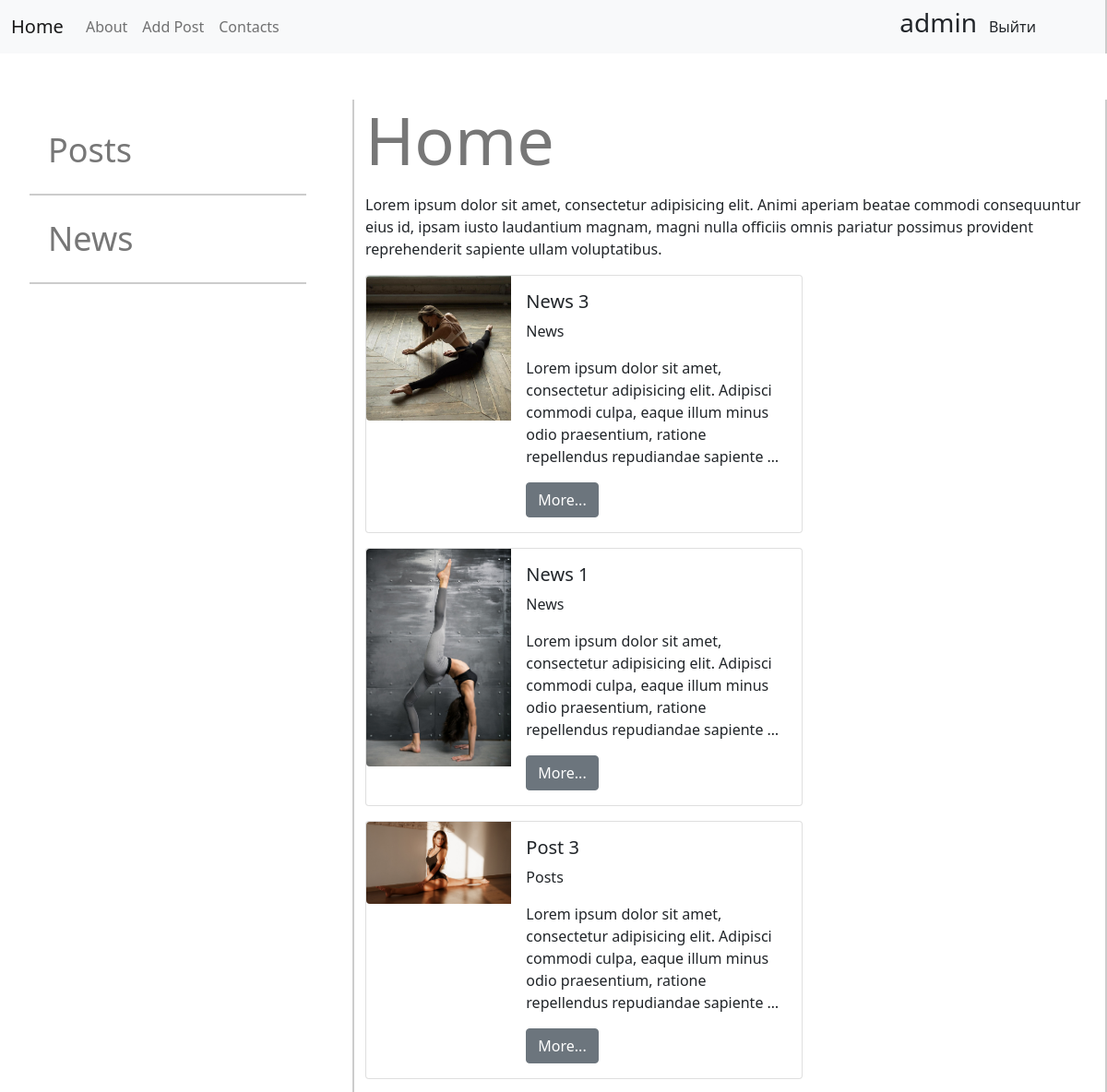
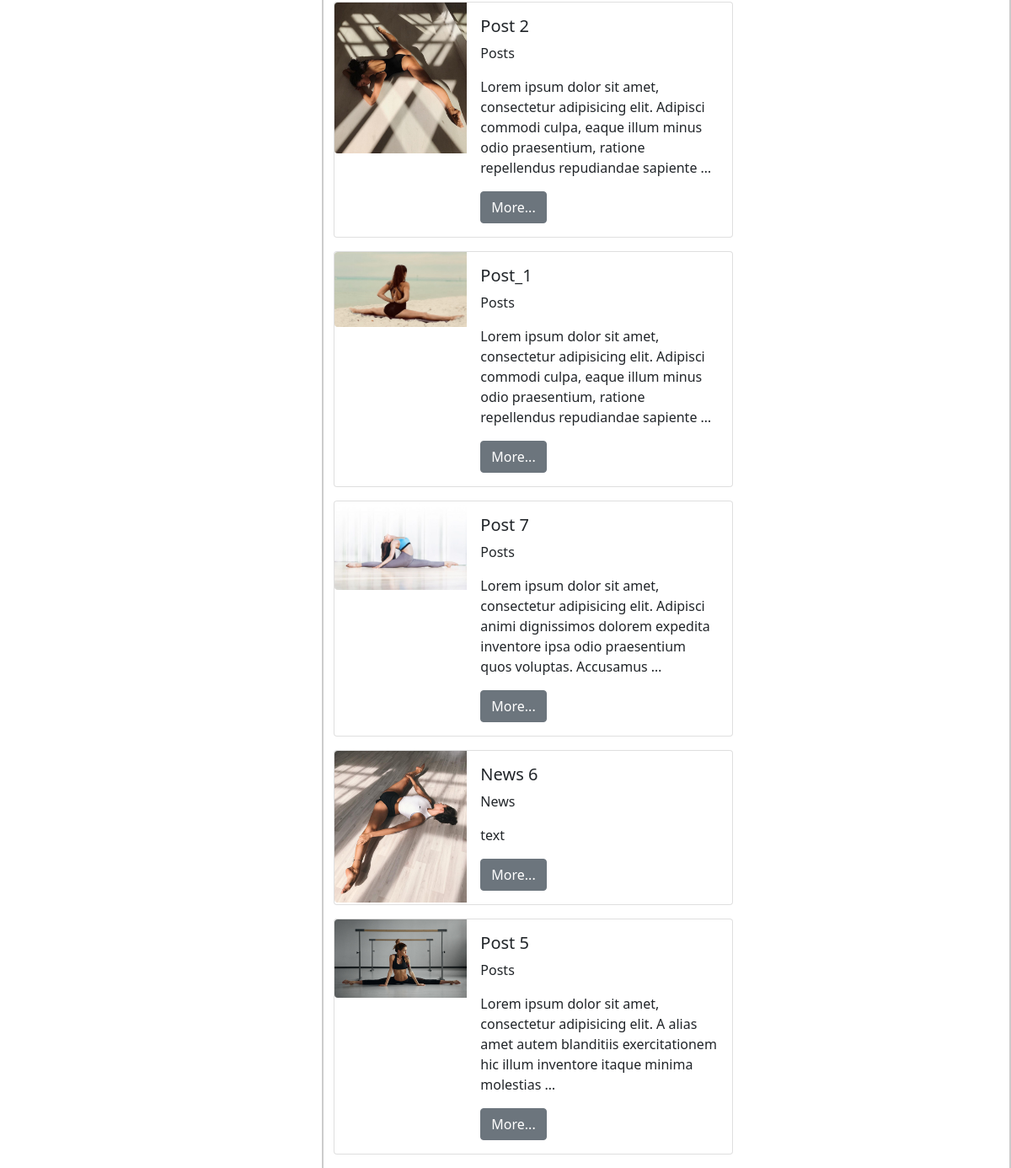
The app's page / (signed in) with its own data (2 pictures, top to bottom).
### news/models.py (models this page shows, shortened)
class Category(models.Model):
    title = models.CharField(max_length=150, db_index=True, verbose_name='заголовок')
    slug = models.SlugField(max_length=150, unique=True, db_index=True, verbose_name='URL')
    def __str__(self):
        return self.title
    def get_absolute_url(self):
        return reverse('category', kwargs={'cat_slug': self.slug})
    class Meta:
        verbose_name = 'Categorys'
        verbose_name_plural = 'Categorys'
        ordering = ['pk']

class Post(models.Model):
    title = models.CharField(max_length=150, verbose_name='заголовок')
    slug = models.SlugField(max_length=150, unique=True, db_index=True, verbose_name='URL')
    content = models.TextField(max_length=1000, blank=True, verbose_name='текст')
    photo = models.ImageField(upload_to="photos/%Y/%m/%d/", verbose_name='фото')
    time_create = models.TimeField(auto_now_add=True, verbose_name='дата создания')
    time_update = models.TimeField(auto_now=True, verbose_name='дата изминения')
    is_published = models.BooleanField(default=True, verbose_name='публикация')
    cat = models.ForeignKey('Category', on_delete=models.PROTECT, verbose_name='категория')
    def get_absolute_url(self):
        return reverse('post', kwargs={'post_slug': self.slug})
    class Meta:
        verbose_name = 'Posts'
        verbose_name_plural = 'Posts'
        ordering = ['-time_update', 'pk']

### news/views.py (the view)
# urls.py: path('', PostHome.as_view(), name='home'),
class PostHome(LoginRequiredMixin, DataMixin, ListView):
    model = Post
    template_name = 'news/index.html'
    context_object_name = 'content'
    login_url = reverse_lazy('login')
    def get_context_data(self, *, object_list=None, **kwargs):
        context = super().get_context_data(**kwargs)
        c_def = self.get_user_context(title='Home')
        context = dict(list(context.items()) + list(c_def.items()))
        return context
    def get_queryset(self):
        return Post.objects.filter(is_published=True).select_related('cat')

### news/templatetags/news_tags.py (called while the page is built)
@register.inclusion_tag('news/header/navbar.html')
def show_navbar():
    category = Category.objects.all()
    return {'category': category}

### news/utils.py (called while the page is built)
    def get_user_context(self, **kwargs):
        context = kwargs
        cats = Category.objects.all()
        context['cats'] = cats
        context['menu'] = pages
        return context

### news/templates/news/index.html (shortened to what this page needs)
{% extends 'news/base.html' %}
{% block title %}
<p>
    {{title}}
</p>
{% endblock %}
{% block content %}
<p>
    Lorem ipsum dolor sit amet, consectetur adipisicing elit. Animi aperiam beatae commodi consequuntur eius id, ipsam
    iusto laudantium magnam, magni nulla officiis omnis pariatur possimus provident reprehenderit sapiente ullam
    voluptatibus.
</p>
{% for item in content %}
<div class="card mb-3" style="max-width: 60%;">
    <div class="row g-0">
        <div class="col-md-4">
            {% if item.photo %}
            <img src="{{ item.photo.url }}" class="img-fluid rounded-start" alt="...">
            {% endif %}
        </div>
        <div class="col-md-8">
            <div class="card-body">
                <h5 class="card-title">{{item.title}}</h5><span>{{item.cat}}</span>
                <p class="card-text">{{item.content|linebreaks|truncatewords:20}}</p>
                <a href="{{ item.get_absolute_url }}" class="btn btn-secondary">More...</a>
            </div>
        </div>
    </div>
</div>
{% endfor %}
{% endblock %}

### news/templates/news/base.html (shortened to what this page needs)
{% load static %}
{% load news_tags %}
<!doctype html>
<html lang="en">
<head>
    <link href="https://cdn.jsdelivr.net/npm/bootstrap@5.1.3/dist/css/bootstrap.min.css" rel="stylesheet"
>
    <link type="text/css" rel="stylesheet" href="{% static 'news/css/base.css' %}">
</head>
<body>
<header class="header">
    <nav class="navbar navbar-expand-lg navbar-light bg-light">
        <div class="container-fluid">
            <a class="navbar-brand" href="{% url 'home' %}">Home</a>
            <div class="collapse navbar-collapse" id="navbarSupportedContent">
                <ul class="navbar-nav me-auto mb-2 mb-lg-0">
                    {% for item in menu %}
                    <li class="nav-item">
                        <a class="nav-link" href="{% url item.href %}">{{item.title}}</a>
                    </li>
                    {% endfor %}
                </ul>
                {% if request.user.is_authenticated %}
                     <h3>{{user.username}}</h3>
                    <a class="btn btn-outline" href="{% url 'logout' %}">Выйти</a>
                {% else %}
                    <a class="btn btn-outline" href="{% url 'register' %}" type="button">Регистрация</a>
                    <a class="btn btn-outline" href="{% url 'login' %}" type="button">Войти</a>
                {% endif %}
            </div>
        </div>
    </nav>
</header>
<div class="wrapper">
    {% show_navbar %}
    <main class="container">
        <h1>{% block title %} {% endblock %}</h1>
        {% block content %}
        {% endblock %}
    </main>
</div>
</body>
</html>

### news/templates/news/header/navbar.html
 <ul class="navbar">
        {% for item in category %}
         <li class="navbar_item">
            <a class="link" href="{{item.get_absolute_url}}">{{item.title}}</a>
        </li>
        {% endfor %}
 </ul>

### news/static/news/css/base.css (style rules this page uses)
.wrapper { display: flex; }
main { min-height: 100vh; border-right: 2px solid #ccc; }
h1 { font-size: 72px; color: rgb(119, 119, 119); }
.header { margin-bottom: 50px; }
.navbar { padding-right: 50px; display: flex; flex-direction: column; justify-content: start; align-items: stretch; border-right: 2px solid #ccc; margin-bottom: 0; }
.navbar_item { padding: 20px; border-bottom: 2px solid #ccc; list-style: none; width: 300px; cursor: pointer; }
.link { color: rgb(119, 119, 119); font-weight: 500; text-decoration: none; display: block; font-size: 36px; width: 100%; }

### records on screen
Category: title "Posts"
Category: title "News"
Post: photo (picture), title "News 3", cat "News", content "Lorem ipsum dolor sit amet, consectetur adipisicing elit. Adipisci commodi culpa, eaque illum minus odio praesentium, ratione repellendus repudiandae sapiente …"
Post: photo (picture), title "News 1", cat "News", content "Lorem ipsum dolor sit amet, consectetur adipisicing elit. Adipisci commodi culpa, eaque illum minus odio praesentium, ratione repellendus repudiandae sapiente …"
Post: photo (picture), title "Post 3", cat "Posts", content "Lorem ipsum dolor sit amet, consectetur adipisicing elit. Adipisci commodi culpa, eaque illum minus odio praesentium, ratione repellendus repudiandae sapiente …"
Post: photo (picture), title "Post 2", cat "Posts", content "Lorem ipsum dolor sit amet, consectetur adipisicing elit. Adipisci commodi culpa, eaque illum minus odio praesentium, ratione repellendus repudiandae sapiente …"
Post: photo (picture), title "Post_1", cat "Posts", content "Lorem ipsum dolor sit amet, consectetur adipisicing elit. Adipisci commodi culpa, eaque illum minus odio praesentium, ratione repellendus repudiandae sapiente …"
Post: photo (picture), title "Post 7", cat "Posts", content "Lorem ipsum dolor sit amet, consectetur adipisicing elit. Adipisci animi dignissimos dolorem expedita inventore ipsa odio praesentium quos voluptas. Accusamus …"
Post: photo (picture), title "News 6", cat "News", content "text"
Post: photo (picture), title "Post 5", cat "Posts", content "Lorem ipsum dolor sit amet, consectetur adipisicing elit. A alias amet autem blanditiis exercitationem hic illum inventore itaque minima molestias …"

### other values on screen
{{ item.title }} "About" "Add Post" "Contacts"
{{ user.username }} "admin"
{{ title }} "Home"
